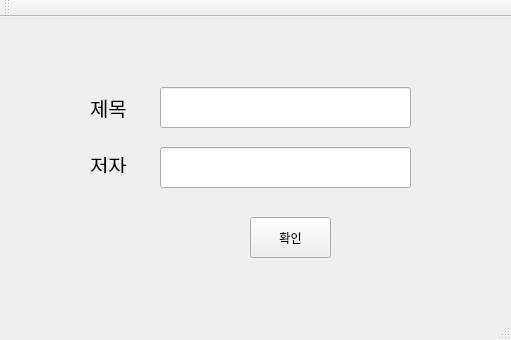
<?xml version="1.0" encoding="UTF-8"?>
<ui version="4.0">
 <class>requestClassClass</class>
 <widget class="QMainWindow" name="requestClassClass">
  <property name="geometry">
   <rect>
    <x>0</x>
    <y>0</y>
    <width>511</width>
    <height>340</height>
   </rect>
  </property>
  <property name="windowTitle">
   <string>requestClass</string>
  </property>
  <widget class="QWidget" name="centralWidget">
   <widget class="QLineEdit" name="name_lineEdit">
    <property name="geometry">
     <rect>
      <x>160</x>
      <y>70</y>
      <width>251</width>
      <height>41</height>
     </rect>
    </property>
   </widget>
   <widget class="QPushButton" name="pushButton">
    <property name="geometry">
     <rect>
      <x>250</x>
      <y>200</y>
      <width>81</width>
      <height>41</height>
     </rect>
    </property>
    <property name="text">
     <string>확인</string>
    </property>
   </widget>
   <widget class="QLineEdit" name="author_lineEdit">
    <property name="geometry">
     <rect>
      <x>160</x>
      <y>130</y>
      <width>251</width>
      <height>41</height>
     </rect>
    </property>
   </widget>
   <widget class="QLabel" name="label">
    <property name="geometry">
     <rect>
      <x>90</x>
      <y>80</y>
      <width>48</width>
      <height>21</height>
     </rect>
    </property>
    <property name="font">
     <font>
      <pointsize>15</pointsize>
     </font>
    </property>
    <property name="text">
     <string>제목</string>
    </property>
   </widget>
   <widget class="QLabel" name="label_2">
    <property name="geometry">
     <rect>
      <x>90</x>
      <y>140</y>
      <width>48</width>
      <height>16</height>
     </rect>
    </property>
    <property name="font">
     <font>
      <pointsize>15</pointsize>
     </font>
    </property>
    <property name="text">
     <string>저자</string>
    </property>
   </widget>
  </widget>
  <widget class="QMenuBar" name="menuBar">
   <property name="geometry">
    <rect>
     <x>0</x>
     <y>0</y>
     <width>511</width>
     <height>22</height>
    </rect>
   </property>
  </widget>
  <widget class="QToolBar" name="mainToolBar">
   <attribute name="toolBarArea">
    <enum>TopToolBarArea</enum>
   </attribute>
   <attribute name="toolBarBreak">
    <bool>false</bool>
   </attribute>
  </widget>
  <widget class="QStatusBar" name="statusBar"/>
 </widget>
 <layoutdefault spacing="6" margin="11"/>
 <resources/>
 <connections>
  <connection>
   <sender>pushButton</sender>
   <signal>clicked()</signal>
   <receiver>requestClassClass</receiver>
   <slot>storeRequest()</slot>
   <hints>
    <hint type="sourcelabel">
     <x>290</x>
     <y>255</y>
    </hint>
    <hint type="destinationlabel">
     <x>315</x>
     <y>295</y>
    </hint>
   </hints>
  </connection>
 </connections>
 <slots>
  <slot>storeRequest()</slot>
 </slots>
</ui>
